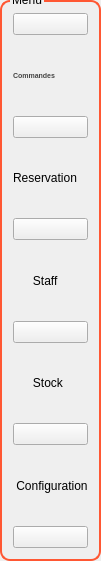
     <widget class="QGroupBox" name="groupBox_3">
      <property name="geometry">
       <rect>
        <x>10</x>
        <y>40</y>
        <width>101</width>
        <height>561</height>
       </rect>
      </property>
      <property name="styleSheet">
       <string notr="true">QGroupBox  {
    border: 2px solid gray;
    border-color:  #FF5733;

    border-radius: 10px;
 

    
}
QGroupBox::title {
    top: -7,5px;
    left: 10px;
}</string>
      </property>
      <property name="title">
       <string>Menu</string>
      </property>
      <layout class="QVBoxLayout" name="verticalLayout_6">
       <item>
        <layout class="QVBoxLayout" name="verticalLayout_5">
         <property name="spacing">
          <number>2</number>
         </property>
         <item>
          <widget class="QPushButton" name="gestion4">
           <property name="styleSheet">
            <string notr="true">background-image: url(:/Files/stock.png);</string>
           </property>
           <property name="text">
            <string/>
           </property>
           <property name="icon">
            <iconset>
             <normaloff>:/colab/icolab.png</normaloff>:/colab/icolab.png</iconset>
           </property>
           <property name="iconSize">
            <size>
             <width>50</width>
             <height>30</height>
            </size>
           </property>
          </widget>
         </item>
         <item>
          <widget class="QLabel" name="label_34">
           <property name="styleSheet">
            <string notr="true">background-color: transparent;
	color: #454544;
	font-weight: bold;
	font-size: 7px;</string>
           </property>
           <property name="text">
            <string>Commandes</string>
           </property>
          </widget>
         </item>
         <item>
          <widget class="QPushButton" name="gestion1">
           <property name="text">
            <string/>
           </property>
           <property name="icon">
            <iconset>
             <normaloff>:/reservation/ireservation.png</normaloff>:/reservation/ireservation.png</iconset>
           </property>
           <property name="iconSize">
            <size>
             <width>50</width>
             <height>30</height>
            </size>
           </property>
          </widget>
         </item>
         <item>
          <widget class="QLabel" name="label_35">
           <property name="text">
            <string>Reservation</string>
           </property>
          </widget>
         </item>
         <item>
          <widget class="QPushButton" name="gestion5">
           <property name="text">
            <string/>
           </property>
           <property name="icon">
            <iconset>
             <normaloff>:/staff/istaff.png</normaloff>:/staff/istaff.png</iconset>
           </property>
           <property name="iconSize">
            <size>
             <width>50</width>
             <height>30</height>
            </size>
           </property>
          </widget>
         </item>
         <item>
          <widget class="QLabel" name="label_36">
           <property name="text">
            <string>      Staff</string>
           </property>
          </widget>
         </item>
         <item>
          <widget class="QPushButton" name="gestion3">
           <property name="text">
            <string/>
           </property>
           <property name="icon">
            <iconset>
             <normaloff>:/stock/istock.png</normaloff>:/stock/istock.png</iconset>
           </property>
           <property name="iconSize">
            <size>
             <width>50</width>
             <height>30</height>
            </size>
           </property>
          </widget>
         </item>
         <item>
          <widget class="QLabel" name="label_37">
           <property name="text">
            <string>      Stock</string>
           </property>
          </widget>
         </item>
         <item>
          <widget class="QPushButton" name="gestion2">
           <property name="text">
            <string/>
           </property>
           <property name="icon">
            <iconset>
             <normaloff>:/configuration/iconfiguration.png</normaloff>:/configuration/iconfiguration.png</iconset>
           </property>
           <property name="iconSize">
            <size>
             <width>50</width>
             <height>30</height>
            </size>
           </property>
          </widget>
         </item>
         <item>
          <widget class="QLabel" name="label_46">
           <property name="text">
            <string> Configuration</string>
           </property>
          </widget>
         </item>
         <item>
          <widget class="QPushButton" name="logout_button">
           <property name="text">
            <string/>
           </property>
           <property name="icon">
            <iconset>
             <normaloff>:/log/ilog.png</normaloff>:/log/ilog.png</iconset>
           </property>
           <property name="iconSize">
            <size>
             <width>50</width>
             <height>30</height>
            </size>
           </property>
          </widget>
         </item>
        </layout>
       </item>
      </layout>
     </widget>
